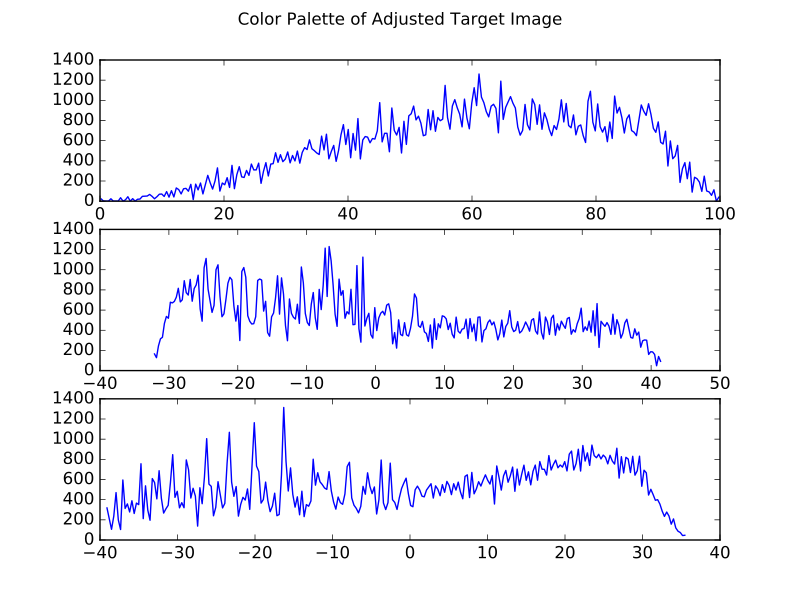

Here is the Python script that generated this plot:
import matplotlib.pyplot as plt
from skimage.data import chelsea
from skimage import img_as_float
import photomosaic as pm
image = img_as_float(chelsea())
converted_img = pm.perceptual(image)
POOL_PATH = '/tmp/photomosaic-docs-pool/pool.json'
pool = pm.import_pool(POOL_PATH)
adjusted_img = pm.adapt_to_pool(converted_img, pool)
pm.plot_palette(pm.color_palette(adjusted_img))
plt.suptitle('Color Palette of Adjusted Target Image')
